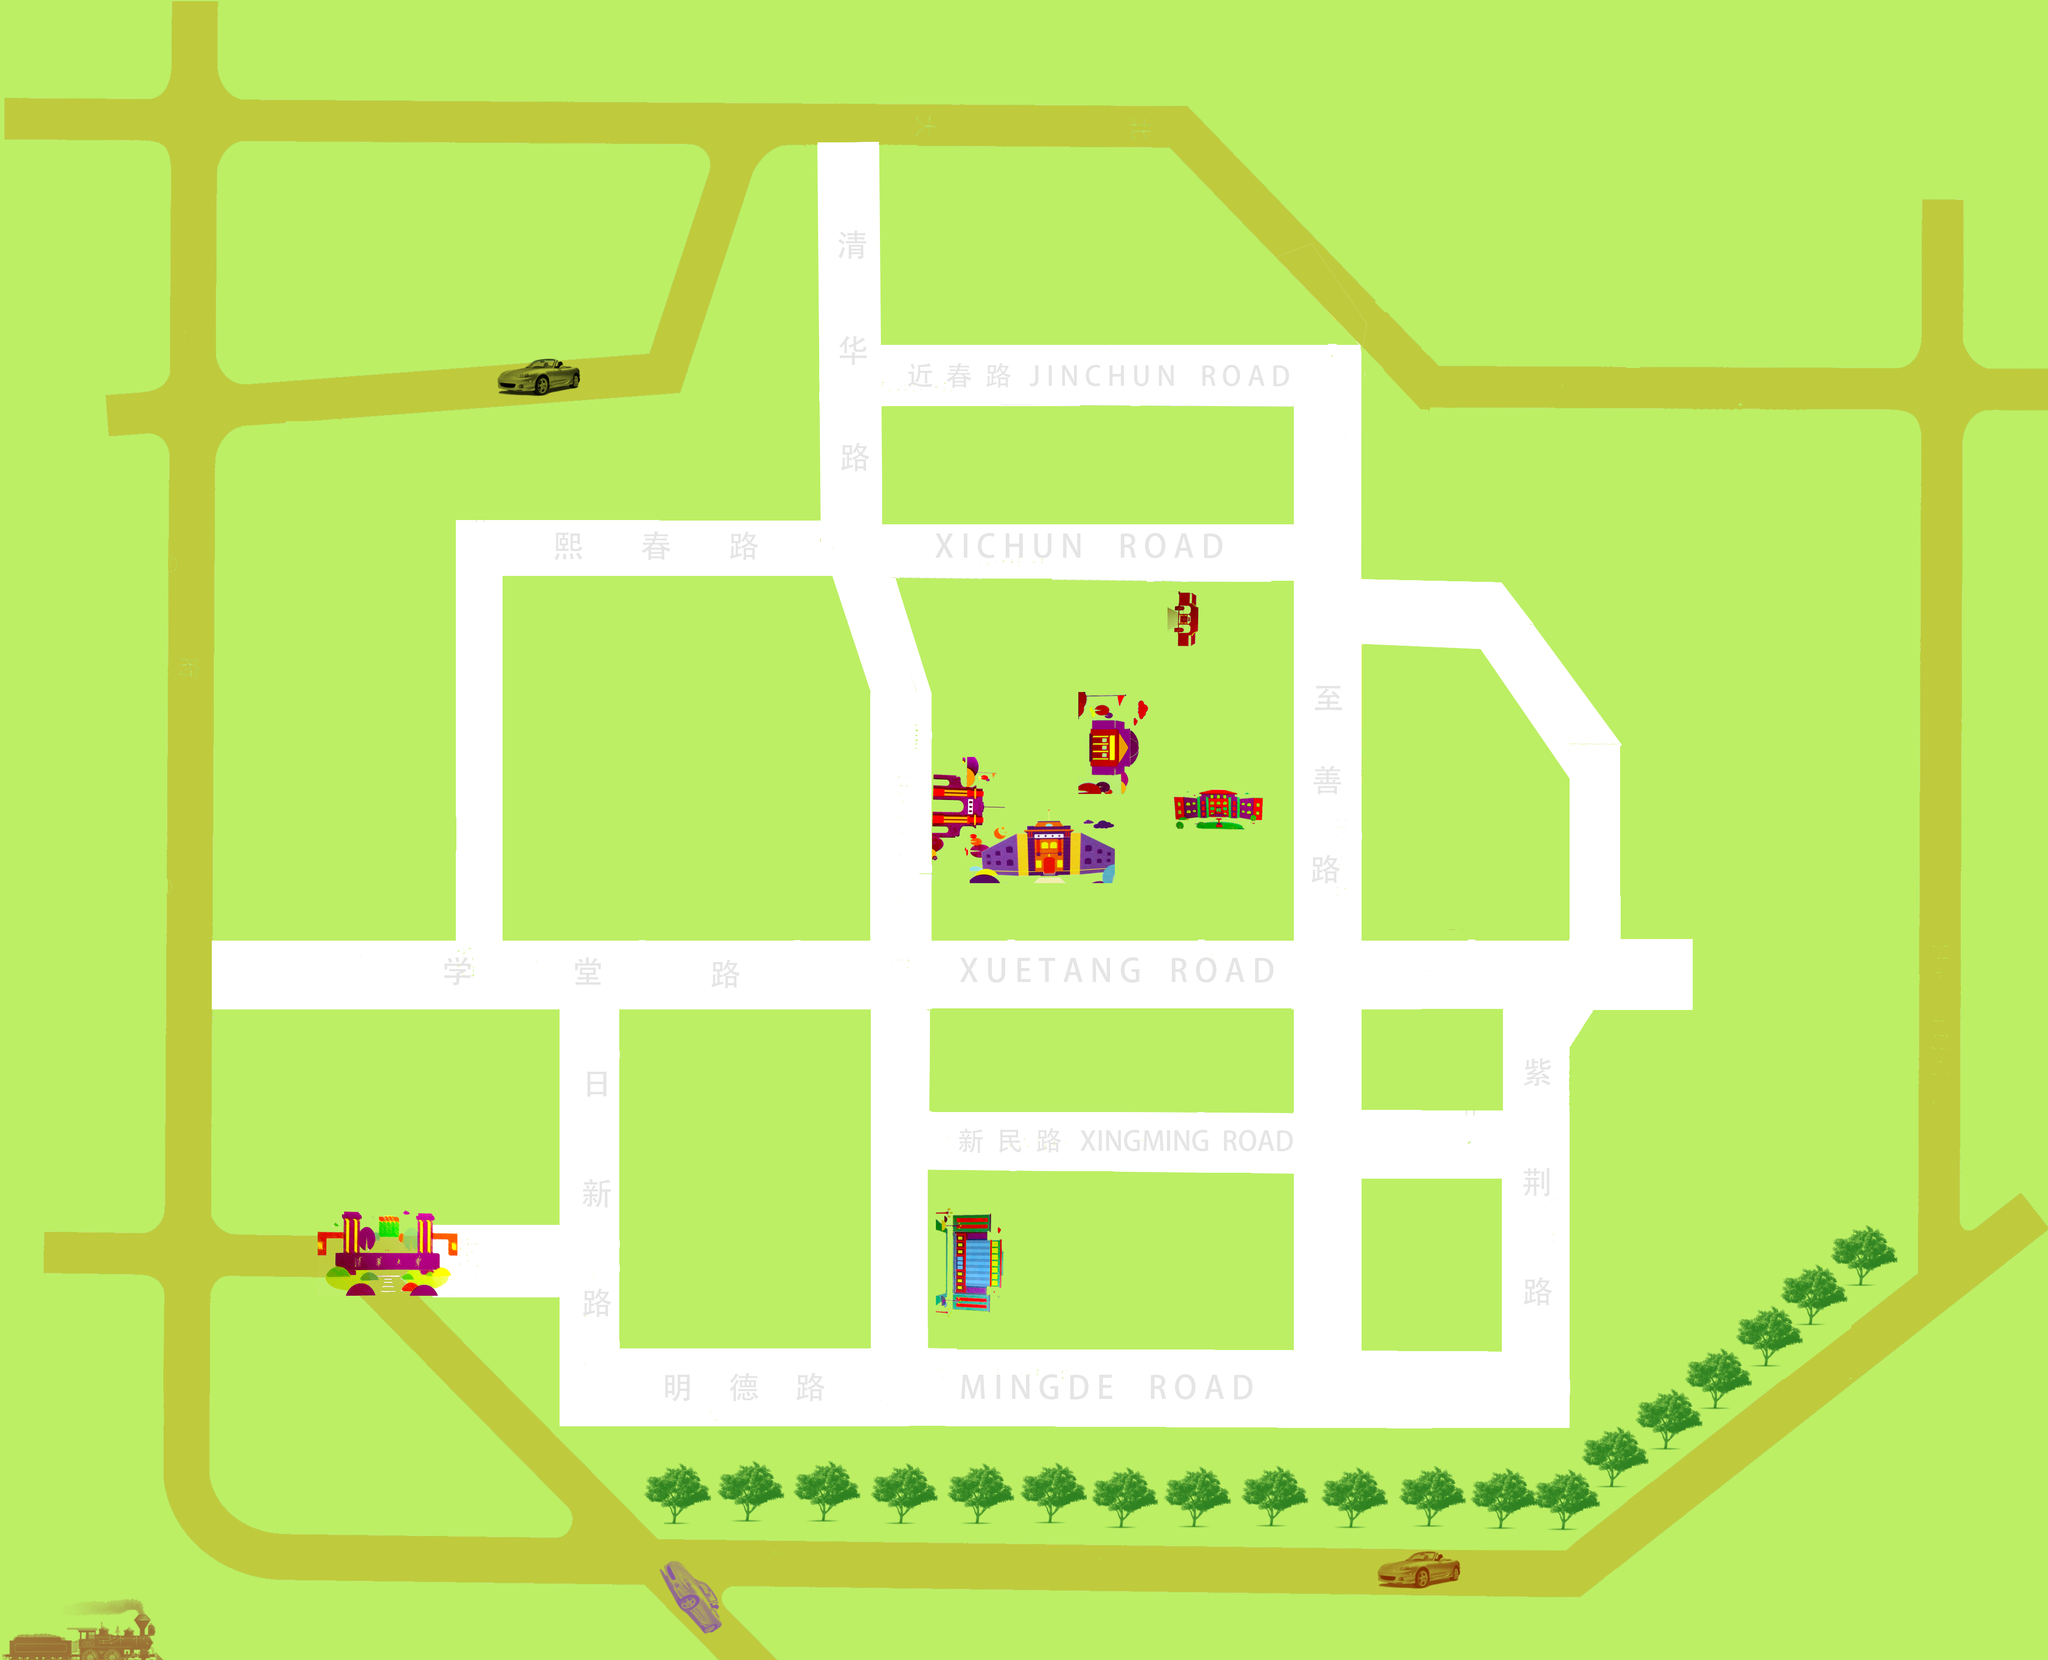

A 2D game scene composited from a Tiled map and its tileset images. What follows is a short description and the map's XML, with each tile layer's data collapsed to a summary:
An orthogonal 127x103 tile map with 30x30 px tiles, 1 tile layer (background), 1 hidden layer not drawn.

<map version="1.0" orientation="orthogonal" renderorder="right-down" width="127" height="103" tilewidth="30" tileheight="30" nextobjectid="1">
 <tileset firstgid="1" name="smallmap" tilewidth="30" tileheight="30" tilecount="13081" columns="127">
  <image source="../images/smallmap.png" width="3816" height="3117" />
 </tileset>
 <layer name="background" width="127" height="103">
  <data>[13081 cells, 13081 non-empty, 13081 distinct tile ids]</data>
 </layer>
 <layer name="collision" width="127" height="103" visible="0" opacity="0.58">
  <data>[13081 cells, 11050 non-empty, 3 distinct tile ids]</data>
 </layer>
</map>